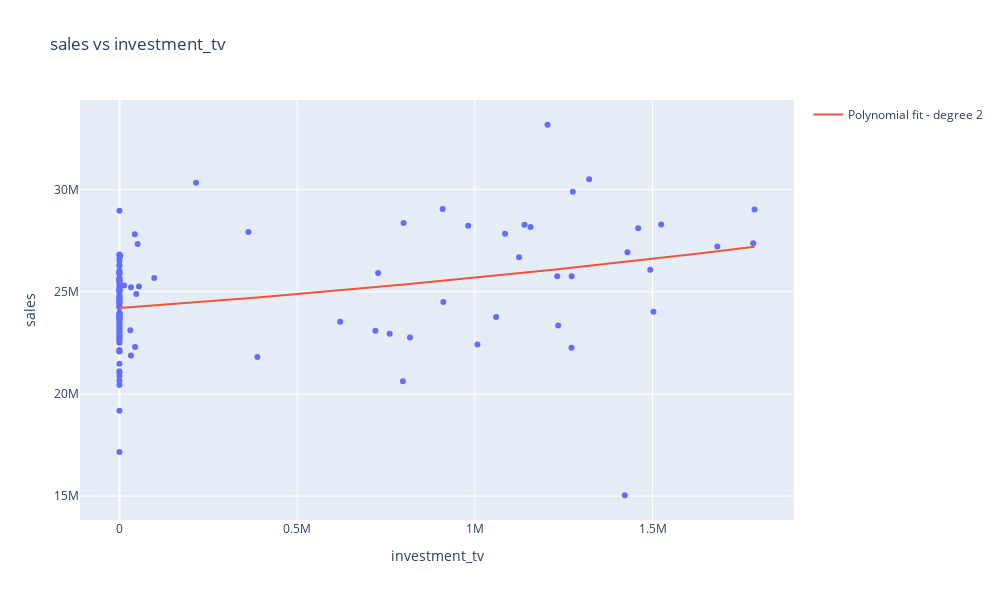

The code cell stored with this chart in its notebook:
### Code cell
scatter_polynomial(df=df_week, 
                   x_col_name='investment_tv', 
                   y_col_name='sales', 
                   degree=2
                   )
